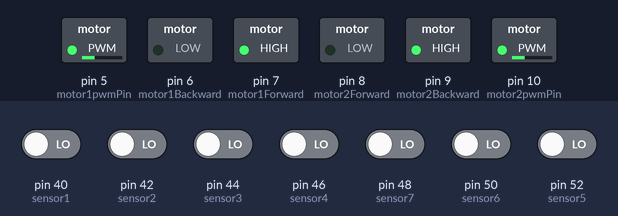
Recording of a sketch running on a simulated Arduino Mega 2560, built with avr-gcc and run on an emulated ATmega2560. Shown: switched loads named in the sketch (green lamp = pin HIGH). The inputs (shaded band) are chosen by the test bench; at power-on: pin 40 (sensor1), pin 42 (sensor2), pin 44 (sensor3), pin 46 (sensor4), pin 48 (sensor7), pin 50 (sensor6), pin 52 (sensor5) LOW.

Above: at 1.2 s.
1.3 s: pin 40 (sensor1) driven HIGH
4.3 s: pin 40 (sensor1) driven LOW
At 5.1 s:
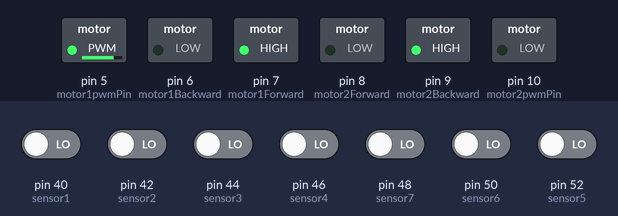
5.8 s: pin 44 (sensor3) driven HIGH
At 5.95 s:
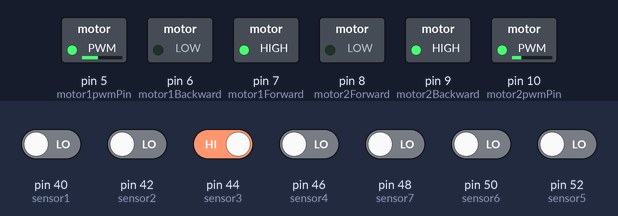
8.8 s: pin 46 (sensor4) driven HIGH
Timing chart, 0 to 12.8 s (numbered marks = the images above; inputs shaded):
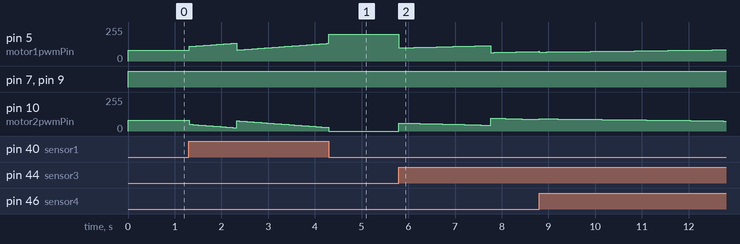

The sketch:

PID_LineFollower.ino
```cpp
// (licence header left out)
#include <Wire.h>


//____________________________________________________________________________INSTANCES
int Black =  0;
int White =  1;


int sensorr =      9    ;   // for non PID circulation
int sensorl =        2   ;    // for non PID circulation
int sensorL ;
int sensorR;


#define MAX_MOTOR_SPEED       255
#define NORMAL_MOTOR_SPEED    80
#define SLOW_MOTOR_SPEED      80
#define turn_speed           120
#define forward_speed        100


// Pins for IR sensors
#define sensor1          40
#define sensor2          42
#define sensor3          44
#define sensor4          46
#define sensor5          52
#define sensor6          50
#define sensor7          48

int irReadings[7];

// Pins for Motors ___________________________________________
int motor1Forward =   7;                                    //|
int motor1Backward = 6;                                     //|
int motor1pwmPin = 5;                                       //|
int motor2Forward = 8;                                      //|
int motor2Backward = 9;                                     //|
int motor2pwmPin = 10;                                      //|
                                                            //|
// For No PID circuation                                    //|
int ENABLE_1_PIN =  5;                                      //|
int MOTOR_1_INPUT_1  = 6  ;                                 //|
int MOTOR_1_INPUT_2 = 7 ;                                   //|
int MOTOR_2_INPUT_1 = 8 ;                                   //|
int MOTOR_2_INPUT_2  = 9 ;                                  //|
int ENABLE_2_PIN     = 10 ;                                 //|
//____________________________________________________________|


// Constants for PID and Motors_______________________________
float pTerm, iTerm, dTerm;                                  //|
int error;                                                  //|
int previousError;                                          //|
float  kp = 0.12; //                                         //|
float ki = 0.00002;                                          //|
float kd = 0.002; //                                         //|
float output;                                               //|
int integral,  derivative;                                  //|
                                                            //|
int motor1newSpeed;                                         //|
int motor2newSpeed;                                         //|
int motor2Speed = 80;                                      //|
int motor1Speed = 80;                                      //|
                                                            //|
int OutputFactor = 40;                                       //|
//____________________________________________________________|

//_____________________________________________________________________________________________________________________
//________________________________________________           __________________________________________________________
//________________________________________________   SETUP   __________________________________________________________
//________________________________________________           __________________________________________________________
//_____________________________________________________________________________________________________________________
void setup() {
  Wire.begin();
  Wire.setClock(300000);

  //Declare all IR sensors  as inputs
  pinMode(sensor1, INPUT);
  pinMode(sensor2, INPUT);
  pinMode(sensor3, INPUT);
  pinMode(sensor4, INPUT);
  pinMode(sensor5, INPUT);
  pinMode(sensor6, INPUT);
  pinMode(sensor7, INPUT);

  //Declare Motors pins as outputs
  pinMode(motor1Forward, OUTPUT);
  pinMode(motor1Backward,  OUTPUT);
  pinMode(motor1pwmPin, OUTPUT);
  pinMode(motor2Forward, OUTPUT);
  pinMode(motor2Backward, OUTPUT);
  pinMode(motor2pwmPin, OUTPUT);

}
//______________________________________________________________________________________________________________________
//________________________________________________            __________________________________________________________
//________________________________________________   CHUNKS   __________________________________________________________
//________________________________________________            __________________________________________________________
//______________________________________________________________________________________________________________________


//____________________________________________              _______________________________________________
//____________________________________________  IR Sensors  _______________________________________________
//____________________________________________              _______________________________________________
void readIRSensors() {
  //Read the IR sensors and put the readings in irReadings array
  irReadings[0]  = digitalRead(sensor1); // Extreme Left
  irReadings[1]  = digitalRead(sensor2);
  irReadings[2]  = digitalRead(sensor3);
  irReadings[3]  = digitalRead(sensor4);
  irReadings[4]  = digitalRead(sensor5);
  irReadings[5]  = digitalRead(sensor6);
  irReadings[6]  = digitalRead(sensor7); //Extreme Right
}


//____________________________________________              _______________________________________________
//____________________________________________    Motors    _______________________________________________
//____________________________________________              _______________________________________________


void run_forward_1() {
  analogWrite(motor1pwmPin,  motor1newSpeed);
  digitalWrite(motor1Forward, HIGH);
  digitalWrite(motor1Backward,  LOW);
}
void run_forward_2() {
  analogWrite(motor2pwmPin,  motor2newSpeed);
  digitalWrite(motor2Forward, LOW);
  digitalWrite(motor2Backward,  HIGH);
}


//____________________________________________     PID     _______________________________________________
//____________________________________________    ERROR    _______________________________________________
//____________________________________________ CALCULATION _______________________________________________


void calculateError() {
  if ((irReadings[0] == Black) && (irReadings[1] ==  Black) && (irReadings[2] == Black) && (irReadings[3] == Black) && (irReadings[4] == Black) && (irReadings[5] == Black) && (irReadings[6] == White)) {
    error = -6;
  } else if ((irReadings[0] == Black) && (irReadings[1] == Black) && (irReadings[2]  == Black) && (irReadings[3] == Black) && (irReadings[4] == Black) && (irReadings[5] == White) && (irReadings[6] == White)) {
    error = -5;
  }  else if ((irReadings[0] == Black) && (irReadings[1] == Black) && (irReadings[2] == Black) &&  (irReadings[3] == Black) && (irReadings[4] == Black) && (irReadings[5] == White) && (irReadings[6] == Black)) {
    error = -4;
  } else if  ((irReadings[0] == Black) && (irReadings[1] == Black) && (irReadings[2] == Black) && (irReadings[3]  == Black) && (irReadings[4] == White) && (irReadings[5] == White) && (irReadings[6] == Black)) {
    error = -3;
  } else if ((irReadings[0]  == Black) && (irReadings[1] == Black) && (irReadings[2] == Black) && (irReadings[3] == Black) &&  (irReadings[4] == White) && (irReadings[5] == Black) && (irReadings[6] == Black)) {
    error = -2;
  } else if ((irReadings[0] == Black) &&  (irReadings[1] == Black) && (irReadings[2] == Black) && (irReadings[3] == White) && (irReadings[4]  == White) && (irReadings[5] == Black) && (irReadings[6] == Black)) {
    error = -1;
  } else if ((irReadings[0] == Black) && (irReadings[1]  == Black) && (irReadings[2] == Black) && (irReadings[3] == White) && (irReadings[4] == Black) && (irReadings[5] == Black) && (irReadings[6] == Black)) {
    error = 0;
  } else if ((irReadings[0] == Black) && (irReadings[1] == Black) &&  (irReadings[2] == White) && (irReadings[3] == White) && (irReadings[4] == Black) && (irReadings[5] == Black) && (irReadings[6] == Black)) {
    error  =1;
  } else if ((irReadings[0] == Black) && (irReadings[1] == Black) && (irReadings[2]  == White) && (irReadings[3] == Black) && (irReadings[4] == Black) && (irReadings[5] == Black) && (irReadings[6] == Black)) {
    error = 2;
  } else if ((irReadings[0] == Black) && (irReadings[1] == White) && (irReadings[2]  == White) && (irReadings[3] == Black) && (irReadings[4] == Black) && (irReadings[5] == Black) && (irReadings[6] == Black)) {
    error = 3;
  } else if ((irReadings[0] == Black) && (irReadings[1] == White) && (irReadings[2]  == Black) && (irReadings[3] == Black) && (irReadings[4] == Black) && (irReadings[5] == Black) && (irReadings[6] == Black)) {
    error = 4;
  } else if ((irReadings[0] == White) && (irReadings[1] == White) && (irReadings[2]  == Black) && (irReadings[3] == Black) && (irReadings[4] == Black) && (irReadings[5] == Black) && (irReadings[6] == Black)) {
    error = 5;
  } else if ((irReadings[0] == White) && (irReadings[1] == Black) && (irReadings[2]  == Black) && (irReadings[3] == Black) && (irReadings[4] == Black) && (irReadings[5] == Black) && (irReadings[6] == Black)) {
    error = 6;
  }


  else if ((irReadings[0] == White) && (irReadings[1] == White) && (irReadings[2]  == White) && (irReadings[3] == White) && (irReadings[4] == White) && (irReadings[5] == White) && (irReadings[6] == White)) {
    error = 0;
  }
  /*
   else if ((irReadings[0] == Black) && (irReadings[1] == Black) && (irReadings[2]  == Black) && (irReadings[3] == Black) && (irReadings[4] == Black)) {
   error = ;}
*/

  else  if ((irReadings[0] == Black) && (irReadings[1] == Black) && (irReadings[2] == Black) && (irReadings[3]  == Black) && (irReadings[4] == Black) && (irReadings[5] == Black) && (irReadings[6] == Black)) {
    if (previousError < 0)  {
      error = -50;
    } else if (previousError > 0) {
      error = 50;
    }
    else error = 0;
  }

}

//____________________________________________     PID     _______________________________________________
//____________________________________________    TERMS    _______________________________________________
//____________________________________________ CALCULATION _______________________________________________

void pidCalculations()  {

  pTerm = kp * error;
  integral += error;
  iTerm = ki * integral;
  derivative = error - previousError;
  dTerm = kd * derivative;
  output  = pTerm + iTerm + dTerm;
  previousError = error;
}


//____________________________________________    PID     _______________________________________________
//____________________________________________   MOTORS   _______________________________________________
//____________________________________________   OUTPUT   _______________________________________________
void changeMotorSpeed()  {

  motor1newSpeed = motor1Speed  + OutputFactor * output;
  motor2newSpeed = motor2Speed - OutputFactor * output;

  if (motor2newSpeed > 200 )motor2newSpeed = 200;
  if (motor1newSpeed > 200) motor1newSpeed = 200;
  if (motor2newSpeed < 0) motor2newSpeed = 0;
  if (motor1newSpeed < 0) motor1newSpeed = 0;

  //Set new speed, and run motors in forward  direction
  run_forward_1();
  run_forward_2();

}


//____________________________________________     PID    _______________________________________________
//____________________________________________    MAIN    _______________________________________________
//____________________________________________   =BLOCK=  _______________________________________________

void Circulation() {
  //Put all of our functions here
  readIRSensors();
  calculateError();
  pidCalculations();
  changeMotorSpeed();
}

//____________________________________________                  _______________________________________________
//____________________________________________    STOP Motors   _______________________________________________
//____________________________________________                  _______________________________________________

void stopBot() {
  digitalWrite(motor2Forward, LOW);
  digitalWrite(motor2Backward,  LOW);
  digitalWrite(motor1Forward, LOW);
  digitalWrite(motor1Backward,  LOW);

}


//________________________________________________                      __________________________________________________________
//________________________________________________  No_PID_Circulation  __________________________________________________________
//________________________________________________                      __________________________________________________________

void forward(uint8_t speed) {
  analogWrite(ENABLE_1_PIN, speed); //Left Motor Speed
  analogWrite(ENABLE_2_PIN, speed); //Right Motor Speed
  digitalWrite(MOTOR_1_INPUT_1, LOW);
  digitalWrite(MOTOR_1_INPUT_2, HIGH);
  digitalWrite(MOTOR_2_INPUT_1, LOW);
  digitalWrite(MOTOR_2_INPUT_2, HIGH);
}


void right(uint8_t speed) {
  analogWrite(ENABLE_1_PIN, speed); //Left Motor Speed
  analogWrite(ENABLE_2_PIN, speed + 20); //Right Motor Speed
  digitalWrite(MOTOR_1_INPUT_1, LOW);
  digitalWrite(MOTOR_1_INPUT_2, HIGH);
  digitalWrite(MOTOR_2_INPUT_1, HIGH);
  digitalWrite(MOTOR_2_INPUT_2, LOW);
}

void left(uint8_t speed) {
  analogWrite(ENABLE_1_PIN, speed + 20); //Left Motor Speed
  analogWrite(ENABLE_2_PIN, speed); //Right Motor Speed
  digitalWrite(MOTOR_1_INPUT_1, HIGH);
  digitalWrite(MOTOR_1_INPUT_2, LOW);
  digitalWrite(MOTOR_2_INPUT_1, LOW);
  digitalWrite(MOTOR_2_INPUT_2, HIGH);
}
void stopBot(uint8_t speed) {
  analogWrite(ENABLE_1_PIN, speed); //Left Motor Speed
  analogWrite(ENABLE_2_PIN, speed); //Right Motor Speed
  digitalWrite(MOTOR_1_INPUT_1, LOW);
  digitalWrite(MOTOR_1_INPUT_2, LOW);
  digitalWrite(MOTOR_2_INPUT_1, LOW);
  digitalWrite(MOTOR_2_INPUT_2, LOW);
}

void loop() {
 Circulation();
 //forward(60);
}
```

Measured:
- after the input at 5.8 s, pin 5 (motor1pwmPin): ramps from 63/255 to 115/255 and jumps back, once every 2.0 s; pin 10 (motor2pwmPin): ramps from 96/255 to 44/255 and jumps back, once every 2.0 s
